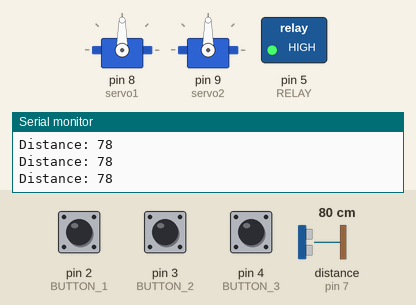
Recording of a sketch running on a simulated Arduino Uno, built with avr-gcc and run on an emulated ATmega328P. Shown: 2 × servo, switched loads named in the sketch (green lamp = pin HIGH), the last lines printed to the serial monitor. Wiring (inferred from the names in the program): ultrasonic range finder: trigger pin 6; echo pin 7. Inputs (shaded band) come from the test bench; at power-on: distance to the obstacle (sensor on pin 7) 80 cm, pin 2 (BUTTON_1) HIGH, pin 3 (BUTTON_2) HIGH, pin 4 (BUTTON_3) HIGH. The echo pulse lasts 58.3 µs per cm; pins used as bus, display or sensor lines are not drawn.

Above: at 1.2 s.
1.3 s: distance to the obstacle (sensor on pin 7) set to 54 cm
2.8 s: distance to the obstacle (sensor on pin 7) set to 49 cm
At 3.1 s:
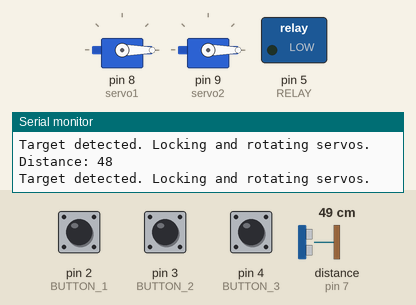
Timing chart, 0 to 5.8 s (numbered marks = the images above; inputs shaded):
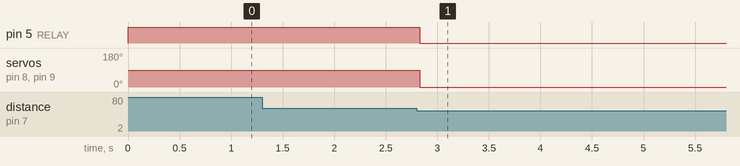

Measured:
- the behaviour switches between 52 and 51 cm on distance to the obstacle (sensor on pin 7) (found by bisection; images 0 and 1)
- after the input at 2.8 s, pin 5 (RELAY): HIGH → LOW at once; servo on pin 8 (servo1), servo on pin 9 (servo2): 90° → 0° at once

The sketch:

Trash_Lid.ino
```cpp
#include <NewPing.h>
#include <Servo.h>

#define MAX_DISTANCE 600
#define RELAY 5
#define BUTTON_1 2
#define BUTTON_2 3
#define BUTTON_3 4
#define ECHO_PIN 7
#define TRIGGER_PIN 6

Servo servo1;
Servo servo2;

NewPing sonar(TRIGGER_PIN, ECHO_PIN, MAX_DISTANCE);

long duration;
int distance;

bool sensorTriggered = false;
bool codeUnlocked = false;

int code[] = {3, 2, 1};
int entered[3] = {0, 0, 0};
int currentIndex = 0;

void setup() {
  pinMode(TRIGGER_PIN, OUTPUT);
  pinMode(ECHO_PIN, INPUT);
  pinMode(RELAY, OUTPUT);
  pinMode(BUTTON_1, INPUT_PULLUP);
  pinMode(BUTTON_2, INPUT_PULLUP);
  pinMode(BUTTON_3, INPUT_PULLUP);

  servo1.attach(8);
  servo2.attach(9);

  servo1.write(90); // Start position
  servo2.write(90);

  digitalWrite(RELAY, HIGH);

  Serial.begin(9600);
}

void loop() {

  if (digitalRead(BUTTON_1) == LOW) {
    handleButton(1);
    delay(250);
  } else if (digitalRead(BUTTON_2) == LOW) {
    handleButton(2);
    delay(250);
  } else if (digitalRead(BUTTON_3) == LOW) {
    handleButton(3);
    delay(250);
  }


  if (!codeUnlocked && currentIndex == 3) {
    if (entered[0] == code[0] && entered[1] == code[1] && entered[2] == code[2]) {
      digitalWrite(RELAY, HIGH); // Unlock
      servo1.write(90);
      servo2.write(90);
      codeUnlocked = true;
      Serial.println("Code correct, unlocked.");


    } else {
      Serial.println("Incorrect code.");
      resetEnteredCode();
    }
  }


  digitalWrite(TRIGGER_PIN, LOW);
  delayMicroseconds(2);
  digitalWrite(TRIGGER_PIN, HIGH);
  delayMicroseconds(10);
  digitalWrite(TRIGGER_PIN, LOW);

  duration = pulseIn(ECHO_PIN, HIGH);
  distance = duration * 0.034 / 2;

  Serial.print("Distance: ");
  Serial.println(distance);


  if (distance <= 50 && distance != 0 && !sensorTriggered) {
    sensorTriggered = true;
    if (sensorTriggered == true){
    digitalWrite(RELAY, LOW); // Lock again
    Serial.println("Target detected. Locking and rotating servos.");
    codeUnlocked = false;
    sensorTriggered = false;

    servo1.write(0);
    servo2.write(0);
    }
  }

  delay(100);
}

void handleButton(int button) {
  if (currentIndex < 3) {
    entered[currentIndex] = button;
    currentIndex++;
    Serial.print("Button pressed: ");
    Serial.println(button);
  }
}

void resetEnteredCode() {
  for (int i = 0; i < 3; i++) {
    entered[i] = 0;
    codeUnlocked = false;
  }
  currentIndex = 0;
}
```
